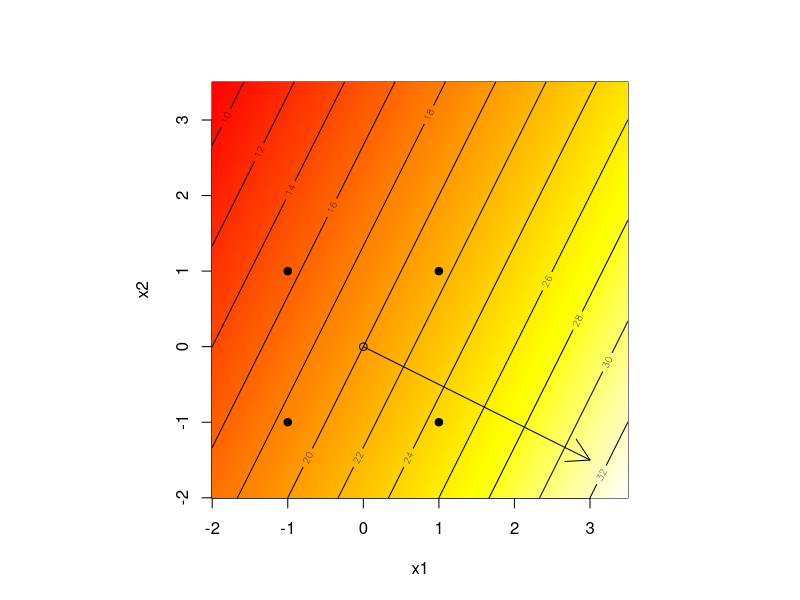
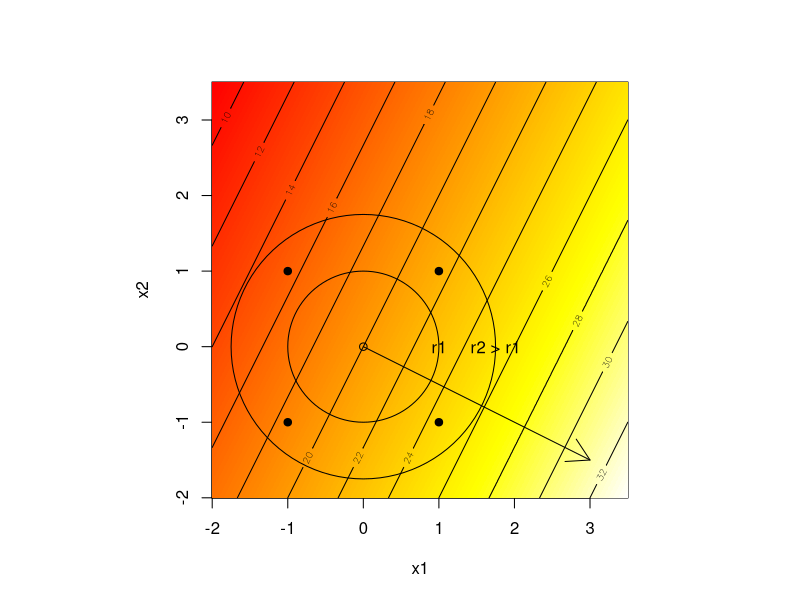
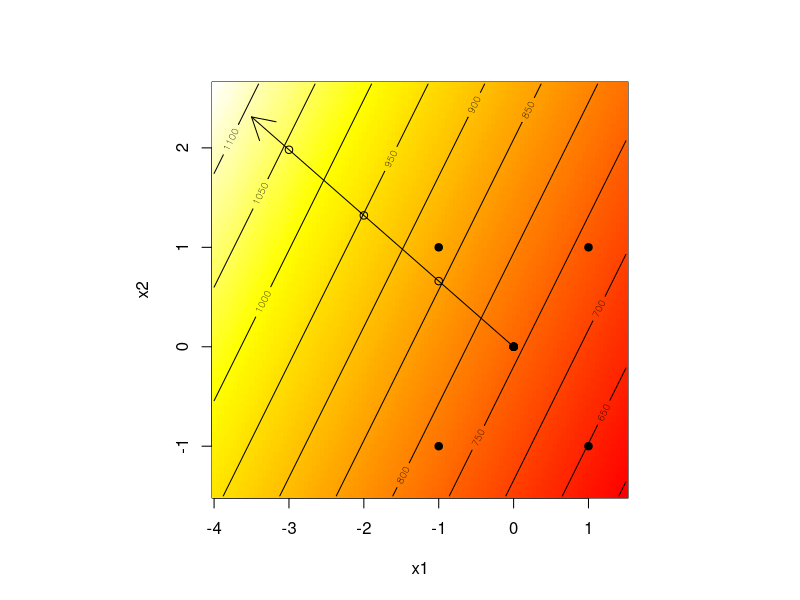
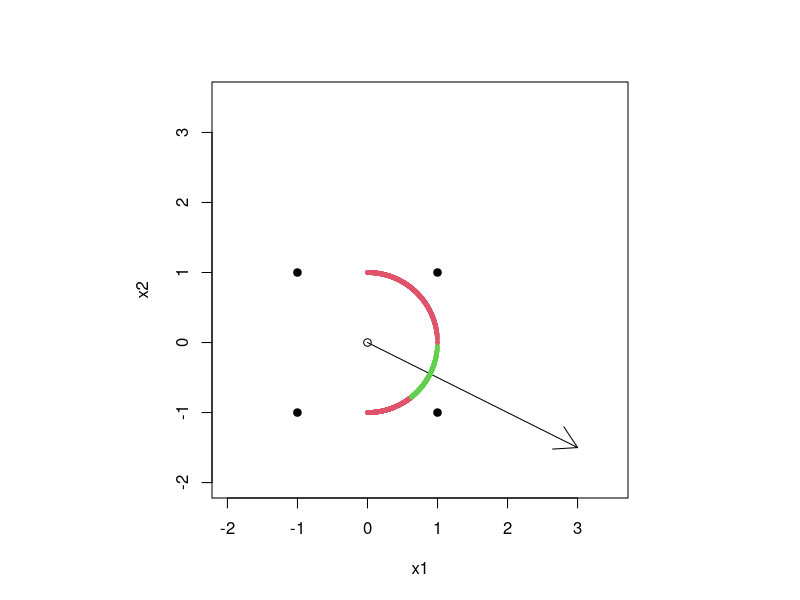
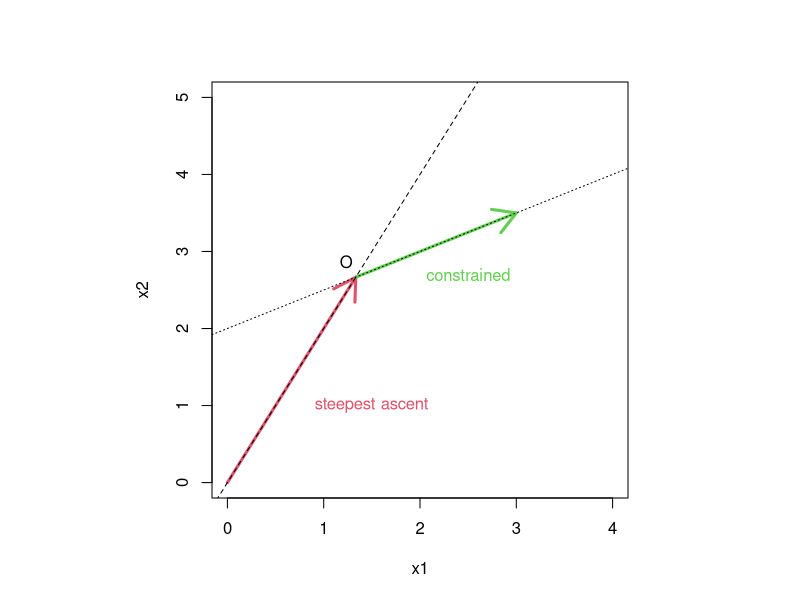
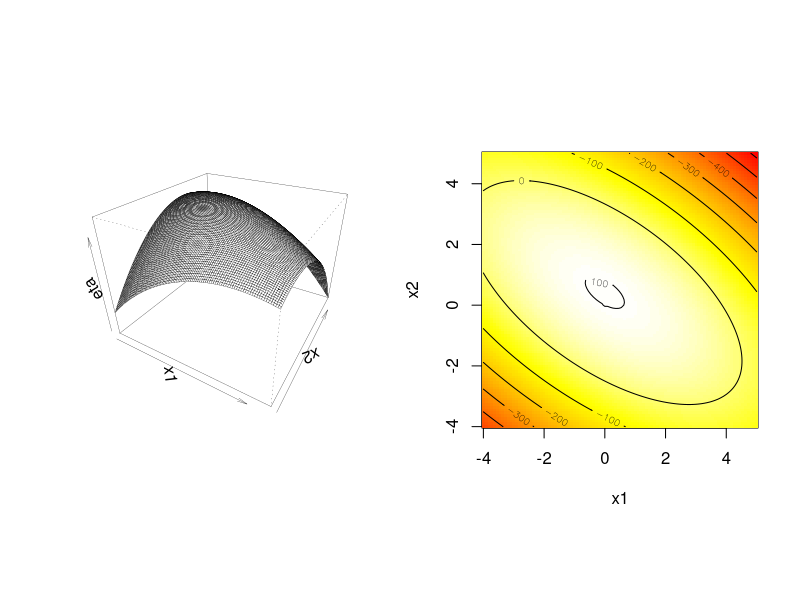
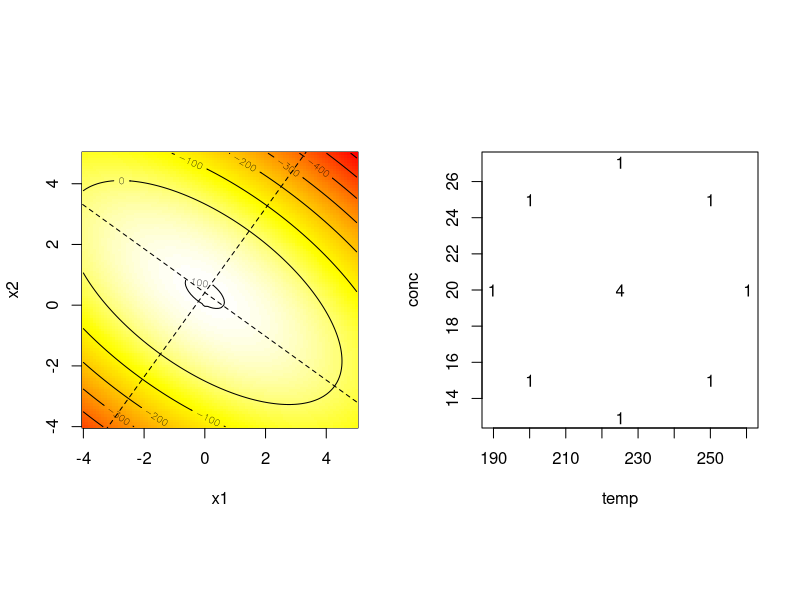
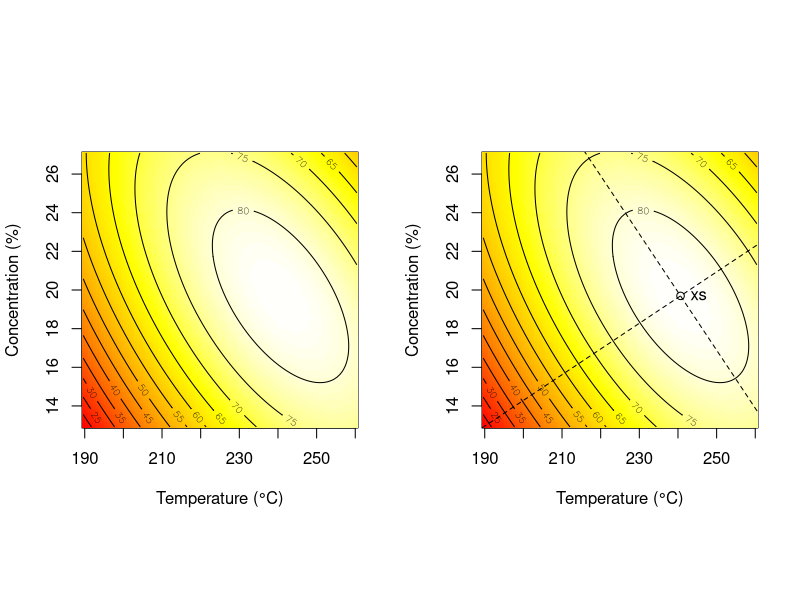

Source code (R) for these figures, in order:
## ---- chunk 1
first.order <- function(x1, x2) {
  20 + 3*x1 - 1.5*x2
}
## ---- chunk 2
x1 <- x2 <- seq(-2, 3.5, length=1000)
g <- expand.grid(x1, x2)
yhat <- matrix(first.order(g[,1], g[,2]), ncol=length(x2))
D <- rbind(c(-1,-1), c(-1,1), c(1,-1), c(1,1))
D
## ---- chunk 3
cols <- heat.colors(128)
par(pty="s")
image(x1, x2, yhat, col=cols)
contour(x1, x2, yhat, add=TRUE)
points(D, pch=19)
points(0, 0)
arrows(0, 0, 3, -1.5)
## ---- chunk 4
par(pty="s")
image(x1, x2, yhat, col=cols)
contour(x1, x2, yhat, add=TRUE)
points(D, pch=19)
points(0, 0)
arrows(0, 0, 3, -1.5)
library(plotrix)
draw.circle(0, 0, 1)
text(1, 0, "r1")
draw.circle(0, 0, 1.75)
text(1.75, 0, "r2 > r1")
## ---- chunk 5
plasma <- read.table("dataset/plasma.txt", header=TRUE)
plasma
## ---- chunk 6
library(magrittr)
fit.int <- lm(etch ~ x1*x2, data=plasma)
summary(fit.int)
summary(fit.int)$coefficients %>% signif(digits=4)
## ---- chunk 7
fit <- lm(etch ~ x1 + x2, data=plasma)
summary(fit)
coef(fit)
## ---- chunk 8
AIC(fit, fit.int)
BIC(fit, fit.int)
## ---- chunk 9
b1 <- coef(fit)[2]
b2 <- coef(fit)[3]
delta2 <- abs(b2/b1)
delta2
## ---- chunk 10
Dnew <- data.frame(x1=-1:-3, x2=(1:3)*delta2)
Dnew
## ---- chunk 11
x1 <- seq(-4, 1.5, length=100)
x2 <- seq(-1.5, 4*delta2, length=100)
g <- expand.grid(x1=x1, x2=x2)
yhat <- matrix(predict(fit, newdata=g), ncol=length(x2))
## ---- chunk 12
par(pty="s")
image(x1, x2, yhat, col=cols)
contour(x1, x2, yhat, add=TRUE)
points(plasma$x1, plasma$x2, pch=19)
points(0, 0)
arrows(0, 0, -3.5, 3.5*delta2)
points(Dnew)
## ---- chunk 13
plasma.delta <- read.table("dataset/plasma_delta.txt", header=TRUE)
plasma.delta$p.etch <- predict(fit, newdata=plasma.delta[,4:5])
plasma.delta
## ---- chunk 14
max(plasma$etch)
## ---- chunk 15
r <- cbind(c(1, 2), c(100, 150), c(500, 1000), c(75, 120))
colnames(r) <- c("vel", "temp", "mpress", "bpress")
r
## ---- chunk 16
base <- r[1,] + (r[2,] - r[1,])/2
base
## ---- chunk 17
b <- c(-5.24, -6.22, -1.21, -1.07)
delta <- b/b[1]
delta
## ---- chunk 18
path <- rbind(0, apply(matrix(rep(delta, 4), ncol=4, byrow=TRUE), 2, cumsum))
colnames(path) <- paste0("x", 1:4)
rownames(path) <- paste0("Base +", 0:4, "Δ")
path
## ---- chunk 19
dnat <- delta*(r[2,] - r[1,])/2
dnat
## ---- chunk 20
matrix(rep(base, 4), ncol=4, byrow=TRUE)
## ---- chunk 21
pnat <- rbind(base, matrix(rep(base, 4), ncol=4, byrow=TRUE) + 
                apply(matrix(rep(dnat, 4), ncol=4, byrow=TRUE), 2, cumsum))
colnames(pnat) <- c("ft/sec", "°C", "psi", "psi")
rownames(pnat) <- rownames(path)
signif(cbind(path, pnat), digits=5)
## ---- chunk 22
x1 <- seq(0, 1, length=1000)
x2 <- sqrt(1 - x1^2)
x1 <- c(x1, x1)
x2 <- c(x2, -x2)
ci95 <- (3*x1 - 1.5*x2)^2 >= 9.3225

par(pty="s")
plot(0, type="n", xlim=c(-2, 3.5), ylim=c(-2, 3.5), xlab="x1", ylab="x2")
points(D, pch=19)
points(0, 0)
arrows(0, 0, 3, -1.5)
points(x1, x2, col=2 + ci95, pch=19, cex=0.5)
#plot(x1, x2)
## ---- chunk 23
theta <- asin(sqrt(0.25*7.71*(1/11.25)))
theta
## ---- chunk 24
O <- c(4/3, 8/3)
## ---- chunk 25
par(pty="s")
plot(0, 0, type="n", xlab="x1", ylab="x2", xlim=c(0, 4), ylim=c(0, 5))
arrows(0, 0, O[1], O[2], col=2, lwd=3)
arrows(O[1], O[2], 3, 2 + 3/2, col=3, lwd=3)
text(O[1] - 0.1, O[2] + 0.2, "O")
abline(0, 2, lty=2)
abline(2, 0.5, lty=3)
text(1.5, 1, "steepest ascent", col=2)
text(2.5, 2.7, "constrained", col=3)
## ---- chunk 26
upper <- c(150, 100, 40)
lower <- c(100, 50, 20)
scale <- (upper - lower) / 2
shift <- scale + lower
toxi <- data.frame(scale=scale, shift=shift)
toxi
## ---- chunk 27
c <- c(-300, 25, 25, 0)
## ---- chunk 28
b <- c(150, 1.7, 0.8, 0.5)
## ---- chunk 29
rhoo <- -c[1]/sum(c[-1]*b[-1])
rhoo
## ---- chunk 30
xo <- rhoo*b[-1]
xo
## ---- chunk 31
d <- as.numeric(coef(lm(b[-1] ~ c[-1] - 1)))
d
## ---- chunk 32
hpath <- function(lambda, b, c, rhoo, d)
 {
  ## steepest ascent up to one step past the constraint boundary
  delta <- b/b[1]
  path <- matrix(0, ncol=length(b), nrow=1)
  while(1) {
    lpath <- nrow(path)
    path <- rbind(path, path[lpath,] + delta)
    if(c[1] + sum(path[lpath + 1,]*c[-1]) > 0) break
  }
    
  ## intersection point plus steps along the modified portion
  cpath <- rhoo*b
  for(i in 1:length(lambda)) {
    cpath <- rbind(cpath, rhoo*b + lambda[i]*(b - d*c[-1]))
  }
    
  ## pasting the hybrid path together and naming the rows and columns
  path <- rbind(path[1:lpath,], cpath)
  colnames(path) <- paste("x", 1:length(b), sep="")
  rownames(path) <- c(rep("u", lpath), "o", rep("c", length(lambda)))
  return(path)
 }
## ---- chunk 33
lambda <- c(1,2,3,4)
path <- hpath(lambda, b[-1], c, rhoo, d)
## ---- chunk 34
A <- matrix(rep(toxi[,1], nrow(path)), ncol=ncol(path), byrow=TRUE)
B <- matrix(rep(toxi[,2], nrow(path)), ncol=ncol(path), byrow=TRUE)
pathxi <- A * path + B
colnames(pathxi) <- paste("xi", 1:3, sep="")
pathxi
## ---- chunk 35
pathxi[4:5,]
## ---- chunk 36
second.order <- function(x1, x2) {
  100 + 5*x1 + 10*x2 - 8*x1^2 - 12*x2^2 - 12*x1*x2
}
## ---- chunk 37
x1 <- x2 <- seq(-4, 5, length=100)
g <- expand.grid(x1, x2)
y <- matrix(second.order(g[,1], g[,2]), ncol=length(x2))
## ---- chunk 38
par(mfrow=c(1,2), pty="s")
persp(x1, x2, y, theta=30, phi=30, zlab="eta", expand=0.75, lwd=0.25)
image(x1, x2, y, col=heat.colors(128))
contour(x1, x2, y, add=TRUE)
## ---- chunk 39
dy <- rbind(c(16, 12), c(12, 24))
xh <- solve(dy, c(5, 10))
#yh <- 100 + 5*xh[1] + 10*xh[2] - 8*xh[1]^2 - 12*xh[2]^2 - 12*xh[1]*xh[2]
yh <- second.order(xh[1], xh[2])
c(x1=xh[1], x2=xh[2], y=yh)
## ---- chunk 40
b0 <- 100
b <- c(5, 10)
B <- matrix(c(-8, -12/2, -12/2, -12), ncol=2, byrow=TRUE)
B
## ---- chunk 41
xs <- -0.5*solve(B) %*% b
ys <- b0 + 0.5*t(xs) %*% b
sols <- rbind(h = c(xh, yh), s=c(xs, ys))
colnames(sols) <- c("x1", "x2", "y")
sols
## ---- chunk 42
E <- eigen(B)
lambda <- E$values
o <- order(abs(lambda), decreasing=TRUE)
lambda <- lambda[o]
lambda
## ---- chunk 43
V <- E$vectors[,o]
## ---- chunk 44
par(pty="s")
image(x1, x2, y, col=cols)
contour(x1, x2, y, add=TRUE)
lines(c(-V[1,1], V[1,1])*10 + xs[1], c(-V[2,1], V[2,1])*10 + xs[2], lty=2)
lines(c(-V[1,2], V[1,2])*10 + xs[1], c(-V[2,2], V[2,2])*10 + xs[2], lty=2)
## ---- chunk 45
chem <- read.table("dataset/chemical.txt", header=TRUE)
chem
uchem <- unique(chem[,1:2])
uchem
## ---- chunk 46
library(dplyr)
chem %>% 
  group_by(x1, x2) %>% 
  summarize(n = n(), .groups="drop") %>% 
  ungroup() %>% 
  pull(n) -> reps
reps
## ---- chunk 47
reps <- apply(uchem, 1, function(x) {
  sum(apply(chem[,1:2], 1, function(y) { all(y == x) }))
})
reps
## ---- chunk 48
par(pty="s")
plot(uchem, type="n")
text(uchem, labels=reps)
## ---- chunk 49
X <- with(chem, data.frame(x1=x1, x2=x2, x11=x1^2, x22=x2^2, x12=x1*x2))
y <- chem$y
fit <- lm(y ~ ., data=X)
summary(fit)
## ---- chunk 50
r <- cbind(c(200, 250), c(15, 25))
d <- (r[2,] - r[1,])/2
xi1 <- seq(min(chem$temp), max(chem$temp), length=100)
xi2 <- seq(min(chem$conc), max(chem$conc), length=100)
xi <- expand.grid(xi1, xi2)
x <- cbind((xi[,1] - r[2,1] + d[1])/d[1], (xi[,2] - r[2,2] + d[2])/d[2])
## ---- chunk 51
XX <- data.frame(x1=x[,1], x2=x[,2], x11=x[,1]^2, x22=x[,2]^2, x12=x[,1]*x[,2])
p <- predict(fit, newdata=XX)
head(p)
## ---- chunk 52
par(pty="s")
xlab <- "Temperature (°C)"
ylab <- "Concentration (%)"
image(xi1, xi2, matrix(p, nrow=length(xi1)), col=cols, xlab=xlab, ylab=ylab)
contour(xi1, xi2, matrix(p, nrow=length(xi1)), add=TRUE)
## ---- chunk 53
b <- coef(fit)[2:3]
B <- matrix(NA, nrow=2, ncol=2)
diag(B) <- coef(fit)[4:5]
B[1, 2] <- B[2, 1] <- coef(fit)[6]/2
xs <- -1/2*solve(B, b)
xs
## ---- chunk 54
xis <- xs*d + (r[2,] - d)
xis
## ---- chunk 55
E <- eigen(B)
E
## ---- chunk 56
lambda <- E$values
o <- order(abs(lambda), decreasing=TRUE)
lambda <- lambda[o]
V <- E$vectors[,o]
Vxi <- V
for(j in 1:ncol(Vxi)) Vxi[,j] <- Vxi[,j]*d*10
## ---- chunk 57
par(pty="s")
image(xi1, xi2, matrix(p, nrow=length(xi1)), col=cols, xlab=xlab, ylab=ylab)
contour(xi1, xi2, matrix(p, nrow=length(xi1)), add=TRUE)
lines(c(-Vxi[1,1], Vxi[1,1])+xis[1], c(-Vxi[2,1], Vxi[2,1])+xis[2], lty=2)
lines(c(-Vxi[1,2], Vxi[1,2])+xis[1], c(-Vxi[2,2], Vxi[2,2])+xis[2], lty=2)
points(xis[1], xis[2])
text(xis[1], xis[2], "xs", pos=4)
## ---- chunk 58
ys <- as.numeric(coef(fit)[1] + 0.5*t(xs) %*% b)
## ---- chunk 59
rr <- read.table("dataset/risingridge.txt", header=TRUE)
rr
## ---- chunk 60
rr$A2 <- rr$A^2
rr$B2 <- rr$B^2
rr$AB <- rr$A*rr$B
fit <- lm(y ~ ., data=rr)
summary(fit)
## ---- chunk 61
b <- coef(fit)[2:3]
B <- matrix(NA, nrow=2, ncol=2)
diag(B) <- coef(fit)[4:5]
B[1,2] <- B[2,1] <- coef(fit)[6]/2
xs <- -1/2*solve(B, b)
xs
## ---- chunk 62
apply(rr[,1:2], 2, range)
## ---- chunk 63
E <- eigen(B)
lambda <- E$values
o <- order(abs(lambda), decreasing=TRUE)
V <- E$vectors[,o]*20
lambda <- lambda[o]
lambda
## ---- chunk 64
ys <- coef(fit)[1] + 0.5*t(xs) %*% b
ys
## ---- chunk 65
x <- seq(-6, 6, length=100)
xx <- expand.grid(x, x)
XX <- data.frame(A=xx[,1], B=xx[,2], A2=xx[,1]^2, B2=xx[,2]^2, AB=xx[,1]*xx[,2])
p <- predict(fit, newdata=XX)
par(pty="s")
image(x, x, matrix(p, nrow=length(x)), col=cols, xlab="A", ylab="B")
contour(x, x, matrix(p, nrow=length(x)), add=TRUE)
lines(c(-V[1,1], V[1,1]) + xs[1], c(-V[2,1], V[2,1]) + xs[2], lty=2)
lines(c(-V[1,2], V[1,2]) + xs[1], c(-V[2,2], V[2,2]) + xs[2], lty=2)
polygon(c(1,1,-1,-1), c(1,-1,-1,1), lty=3)
text(0, -0.5, "design region", cex=0.5)
points(xs[1], xs[2])
text(xs[1], xs[2], "xs", pos=4)
## ---- chunk 66
saddle <- read.table("dataset/saddle.txt", header=TRUE)
saddle <- cbind(saddle[,-5]^2, model.matrix(~ .^2 - 1, saddle[,-5]), y=saddle[,5])
names(saddle)[1:4] <- paste("x", 1:4, 1:4, sep="")
names(saddle)[9:14] <- sub(":x", "", names(saddle)[9:14])
saddle <- saddle[c(5:8, 1:4, 9:15)]

saddle
## ---- chunk 67
fit <- lm(y ~ ., data=saddle)
summary(fit)
## ---- chunk 68
b <- coef(fit)[2:5]
B <- matrix(NA, nrow=4, ncol=4)
diag(B) <- coef(fit)[6:9]
i <- 10
for (j in 1:3) {
  for (k in (j+1):4) {
    B[j,k] <- B[k,j] <- coef(fit)[i]/2
    i <- i + 1
  }
}
## ---- chunk 69
xs <- -1/2*solve(B, b)
xs
## ---- chunk 70
apply(saddle[,1:4], 2, range)
## ---- chunk 71
E <- eigen(B)
lambda <- E$values
o <- order(abs(lambda), decreasing=TRUE)
lambda <- lambda[o]
lambda
## ---- chunk 72
mul <- max(lambda)
mul
x <- solve(B - mul*diag(4), -b/2)
x
## ---- chunk 73
f <- function(mu, R2=1) {
  x <- solve(B - mu*diag(4), -b/2)
  R2 - t(x) %*% x
}
## ---- chunk 74
mu <- uniroot(f, c(mul, 10*mul), R2=1.4^2)$root
mu
## ---- chunk 75
x <- solve(B - mu*diag(4), -b/2)
x
## ---- chunk 76
drop(sqrt(t(x) %*% x))
## ---- chunk 77
mus <- rs <- seq(0.1, 2, length=20)
xp <- matrix(NA, nrow=length(rs), ncol=4)
colnames(xp) <- c("x1", "x2", "x3", "x4")
for(i in 1:length(rs)) {
  mus[i] <- uniroot(f, c(mul, 100*mul), R2=rs[i]^2)$root
  xp[i,] <- solve(B - mus[i]*diag(4), -b/2)
}
xp <- rbind(rep(0, 4), xp)
rs <- c(0, rs)
mus <- c(Inf, mus)
mus
## ---- chunk 78
Xp <- data.frame(xp)
Xp <- cbind(Xp^2, model.matrix(~ .^2 - 1, Xp))
names(Xp)[1:4] <- paste("x", 1:4, 1:4, sep="")
names(Xp)[9:14] <- sub(":x", "", names(Xp)[9:14])
Xp <- Xp[c(5:8, 1:4, 9:14)]
Xp
## ---- chunk 79
p <- predict(fit, newdata=Xp, se.fit=TRUE)
## ---- chunk 80
cbind(R=rs, mu=mus, data.frame(pred=p$fit, se=p$se.fit), round(xp, 6))
## ---- chunk 81
par(pty="s")
plot(rs, p$fit, type="b", ylim=c(20, 100), xlab="radius (R)", ylab="y.hat(x) & CIs")
lines(rs, p$fit + 2*p$se, col=2, lty=2)
lines(rs, p$fit - 2*p$se, col=2, lty=2)
## ---- chunk 82
x12 <- seq(-2, 2, length=100)
g <- expand.grid(x12, x12)
Xp <- data.frame(x1=g[,1], x2=g[,2], x11=g[,1]^2, x22=g[,2]^2, x12=g[,1]*g[,2])
Xp
## ---- chunk 83
## x3 = x4 = 0
Xp$x3 <- Xp$x33 <- Xp$x4 <- Xp$x44 <-Xp$x34 <- 0
Xp$x13 <- Xp$x14 <- Xp$x23 <- Xp$x24 <- Xp$x34 <- 0
p0 <- predict(fit, newdata=Xp, se.fit=TRUE)

## x3 = x4 = 1
Xp$x3 <- Xp$x33 <- Xp$x4 <- Xp$x44 <-Xp$x34 <- 1
Xp$x13 <- Xp$x14 <- Xp$X23 <- Xp$X24 <- Xp$X34 <- 1
p1 <- predict(fit, newdata=Xp, se.fit=TRUE)
## ---- chunk 84
par(mfrow=c(1, 2), pty="s")
bs <- seq(min(p0$se.fit), max(p0$se.fit), length=129)
image(x12, x12, matrix(p0$se.fit, nrow=length(x12)), col=cols,
      breaks=bs, xlab="x1", ylab="x2", main="se.fit, x3 = x4 = 0")
contour(x12, x12, matrix(p0$se.fit, nrow=length(x12)), add=TRUE)
points(saddle[,1:2])
points(saddle[apply(saddle[,3:4] == c(0,0), 1, all), 1:2], pch=19)

image(x12, x12, matrix(p1$se.fit, nrow=length(x12)), col=cols,
      breaks=bs, xlab="x1", ylab="x2", main="se.fit, x3 = x4 = 1")
contour(x12, x12, matrix(p1$se.fit, nrow=length(x12)), add=TRUE)
points(saddle[,1:2])
points(saddle[apply(saddle[,3:4] == c(1, 1), 1, all), 1:2], pch=19)
## ---- chunk 85
crdat <- read.table("dataset/confreg.txt", header=TRUE)
crdat
## ---- chunk 86
crdat$x11 <- crdat$x1^2
crdat$x22 <- crdat$x2^2
crdat$x12 <- crdat$x1 * crdat$x2
crdat
## ---- chunk 87
fit <- lm(y ~ ., data=crdat)
summary(fit)
## ---- chunk 88
b <- coef(fit)[2:3]
B <- matrix(NA, nrow=2, ncol=2)
diag(B) <- coef(fit)[4:5]
B[1,2] <- B[2,1] <- coef(fit)[6]/2
xs <- -(1/2)*solve(B, b)
xs
## ---- chunk 89
eigen(B)$values
## ---- chunk 90
xx <- xx <- seq(-1.6, 1.6, length=200)
g <- expand.grid(xx, xx)
XX <- data.frame(x1=g[,1], x2=g[,2], x11=g[,1]^2, x22=g[,2]^2, x12=g[,1]*g[,2])
p <- as.numeric(predict(fit, newdata=XX))
head(p)
## ---- chunk 91
par(pty="s")
image(xx, xx, matrix(p, nrow=length(xx)), col=cols, xlab="x1", ylab="x2")
contour(xx, xx, matrix(p, nrow=length(xx)), add=TRUE)
points(crdat$x1, crdat$x2, pch=20)
points(xs[1], xs[2])
text(xs[1], xs[2], "xs", pos=4)
## ---- chunk 92
d <- rbind(c(b[1], 2*B[,1]), c(b[2], 2*B[,2]))
colnames(d) <- c("(Intercept)", "t1", "t2")
d
## ---- chunk 93
d <- cbind(b, 2*B)
colnames(d) <- c("(Intercept)", "t1", "t2")
d
## ---- chunk 94
s2 <- summary(fit)$sigma^2
s2
## ---- chunk 95
X <- cbind(1, as.matrix(crdat[,-3]))
XtXi <- solve(t(X) %*% X)
XtXi
## ---- chunk 96
Vard <- function(t1, t2, s2, XtXi) {
  v11 <- XtXi[2,2] + 4*t1^2*XtXi[4,4] + t2^2*XtXi[6,6]
  v22 <- XtXi[3,3] + t1^2*XtXi[6,6] + 4*t2^2*XtXi[5,5]
  v12 <- v21 <- 4*t1*t2*XtXi[4,5] + t1*t2*XtXi[6,6]
  v <- s2* matrix(c(v11,v12,v21,v22), ncol=2, byrow=TRUE)
  v
}
## ---- chunk 97
CIqf <- function(t1, t2, s2, XtXi, b, B) {
  dt <- b + 2*B %*% c(t1, t2)
  V <- Vard(t1, t2, s2, XtXi)
  Vi <- solve(V)
  t(dt) %*% Vi %*% dt
}
## ---- chunk 98
quadform <- rep(NA, nrow(g))
for(i in 1:nrow(g)) quadform[i] <- CIqf(g[i,1], g[i,2], s2, XtXi, b, B)
## ---- chunk 99
ci90 <- quadform <= 2*qf(0.9, 2, nrow(X) - ncol(X))
ci95 <- quadform <= 2*qf(0.95, 2, nrow(X) - ncol(X))
par(pty="s")
image(xx, xx, matrix(ci90 + ci95, ncol=length(xx)), xlab="x1", ylab="x2", col=c("white", "lightgray", "darkgray"))
text(c(-0.2,-1), c(-0.5,1), c("90%","95%"))
## ---- chunk 100
summary(fit)$r.squared
## ---- chunk 101
crdat$y <- c(87.6, 86.5, 85.7, 86.9, 86.7, 86.8, 87.4, 86.7, 90.3, 91.0, 90.8)
fit2 <- lm(y ~ ., data=crdat)
summary(fit2)$r.squared
## ---- chunk 102
b <- coef(fit)[2:3]
B <- matrix(NA, nrow=2, ncol=2)
diag(B) <- coef(fit)[4:5]
B[1,2] <- B[2,1] <- coef(fit)[6]/2
xs <- -(1/2)*solve(B, b)
s2 <- summary(fit2)$sigma^2
for(i in 1:nrow(g)) quadform[i] <- CIqf(g[i,1], g[i,2], s2, XtXi, b, B)
## ---- chunk 103
ci95 <- quadform <= 2*qf(0.95, 2, nrow(X)-ncol(X))
par(pty="s")
image(xx, xx, matrix(ci95, ncol=length(xx)), xlab="x1", ylab="x2",
    col=c("white", "lightgray"))
## ---- chunk 104
chem <- read.table("dataset/chemical.txt", header=TRUE)
X <- data.frame(x1=chem$x1, x2=chem$x2, x11=chem$x1^2, x22=chem$x2^2, 
  x12=chem$x1*chem$x2)
y <- chem$y
fit <- lm(y ~ ., data=X)
b <- coef(fit)[2:3]
B <- matrix(NA, nrow=2, ncol=2)
diag(B) <- coef(fit)[4:5]
B[1,2] <- B[2,1] <- coef(fit)[6]/2
E <- eigen(B)
lambda <- E$values
o <- order(abs(lambda), decreasing=TRUE)
P <- E$vectors[,o]
print(lambda <- lambda[o])
## ---- chunk 105
U <- data.frame(cbind(chem$x1, chem$x2) %*% P)
names(U) <- c("u1", "u2")
U$u11 <- U$u1^2
U$u22 <- U$u2^2
fitU <- lm(y ~ ., data=U)
## ---- chunk 106
rbind(dlr2=coef(fitU)[-1], eigen=c(b %*% P, lambda))
## ---- chunk 107
summary(fitU)$coefficients[4:5,]
## ---- chunk 108
confint(fitU)[4:5,]
